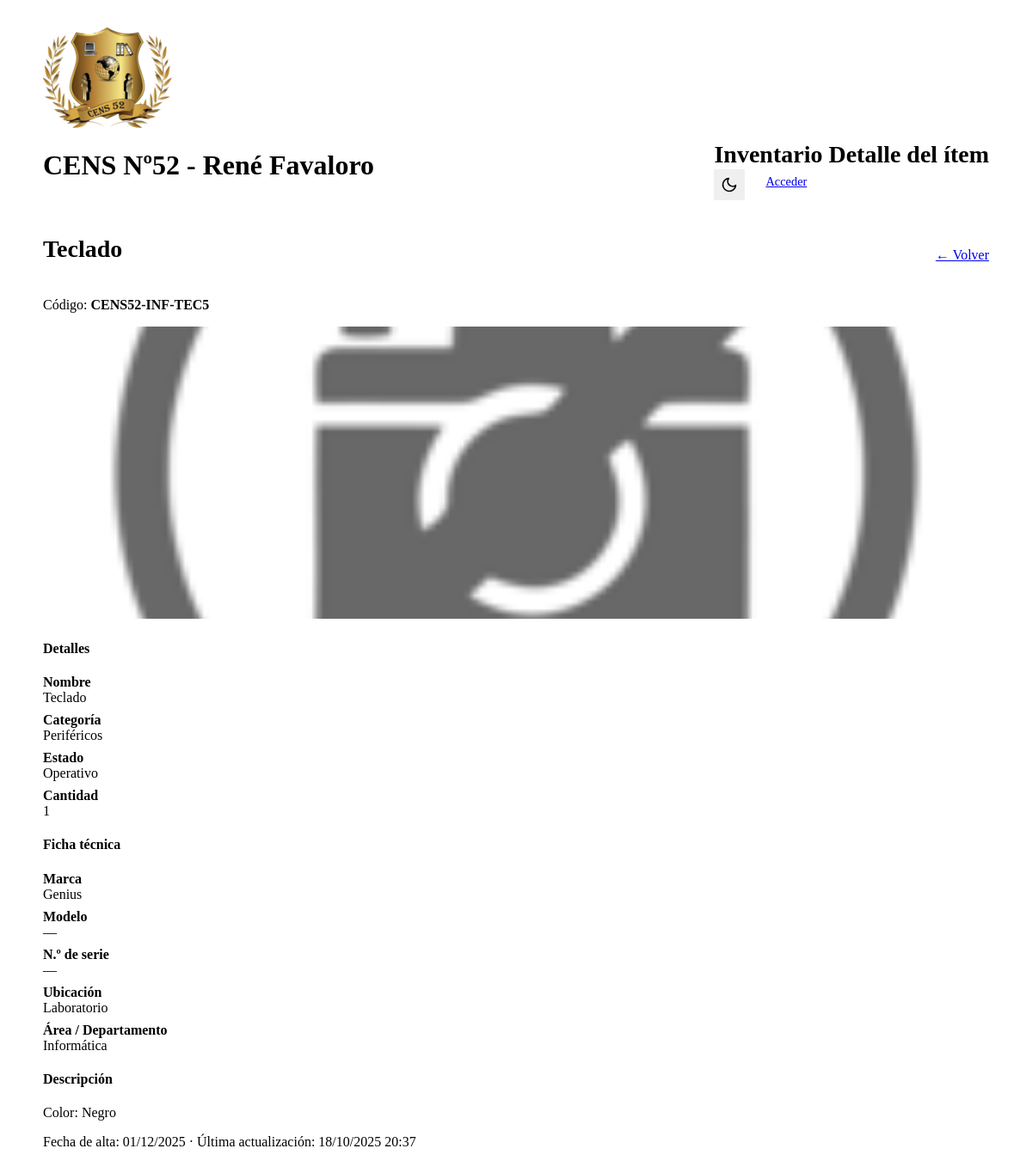
/ver.php?id=73, run on the app's committed database.
### tables this page shows
CREATE TABLE IF NOT EXISTS items (
  id                BIGINT UNSIGNED NOT NULL AUTO_INCREMENT,

   
  nombre            VARCHAR(160) NOT NULL,
  codigo            VARCHAR(64)  NOT NULL,
  marca_id          BIGINT UNSIGNED NULL,     
  modelo            VARCHAR(120) NULL,
  nro_serie         VARCHAR(160) NULL,
  cantidad          INT UNSIGNED NOT NULL DEFAULT 1,
  estado            VARCHAR(64)  NOT NULL DEFAULT 'operativo',  
  area_departamento VARCHAR(160) NULL,        
  fecha_alta        DATE         NULL,
  ubicacion         VARCHAR(160) NULL,
  descripcion       TEXT         NULL,
  categoria_id      BIGINT UNSIGNED NULL,     

   
  created_at        TIMESTAMP    NOT NULL DEFAULT CURRENT_TIMESTAMP,
  updated_at        TIMESTAMP    NOT NULL DEFAULT CURRENT_TIMESTAMP ON UPDATE CURRENT_TIMESTAMP,
  deleted_at        TIMESTAMP    NULL DEFAULT NULL,  

  CONSTRAINT pk_items PRIMARY KEY (id),
  CONSTRAINT fk_items_categoria FOREIGN KEY (categoria_id) REFERENCES categorias(id) ON UPDATE CASCADE ON DELETE SET NULL,
  CONSTRAINT fk_items_marca FOREIGN KEY (marca_id) REFERENCES marcas(id) ON UPDATE CASCADE ON DELETE SET NULL
);

CREATE TABLE IF NOT EXISTS categorias (
  id            BIGINT UNSIGNED NOT NULL AUTO_INCREMENT,
  nombre        VARCHAR(120)    NOT NULL,
  slug          VARCHAR(140)    GENERATED ALWAYS AS (LOWER(REPLACE(REPLACE(REPLACE(nombre, ' ', '-'), '_', '-'), '--','-'))) STORED,
  descripcion   VARCHAR(500)    NULL,
  parent_id     BIGINT UNSIGNED NULL,
  created_at    TIMESTAMP       NOT NULL DEFAULT CURRENT_TIMESTAMP,
  updated_at    TIMESTAMP       NOT NULL DEFAULT CURRENT_TIMESTAMP ON UPDATE CURRENT_TIMESTAMP,
  CONSTRAINT pk_categorias PRIMARY KEY (id),
  CONSTRAINT uq_categorias_nombre UNIQUE (nombre),
  CONSTRAINT fk_categorias_parent FOREIGN KEY (parent_id) REFERENCES categorias(id) ON UPDATE CASCADE ON DELETE SET NULL
);

CREATE TABLE IF NOT EXISTS marcas (
  id            BIGINT UNSIGNED NOT NULL AUTO_INCREMENT,
  nombre        VARCHAR(120)    NOT NULL,
  created_at    TIMESTAMP       NOT NULL DEFAULT CURRENT_TIMESTAMP,
  updated_at    TIMESTAMP       NOT NULL DEFAULT CURRENT_TIMESTAMP ON UPDATE CURRENT_TIMESTAMP,
  CONSTRAINT pk_marcas PRIMARY KEY (id),
  CONSTRAINT uq_marcas_nombre UNIQUE (nombre)
);

### public/ver.php (the view, shortened to what this page needs)
<?php
require __DIR__ . '/../app/bootstrap.php';
function h(?string $v): string
{
  return htmlspecialchars((string) $v, ENT_QUOTES, 'UTF-8');
}
$id = isset($_GET['id']) ? (int) $_GET['id'] : 0;
$stmt = $pdo->prepare("
SELECT i.*, c.nombre AS categoria, m.nombre AS marca
FROM items i
LEFT JOIN categorias c ON c.id = i.categoria_id
LEFT JOIN marcas m ON m.id = i.marca_id
WHERE i.id = :id AND i.deleted_at IS NULL
");
$stmt->execute([':id' => $id]);
$item = $stmt->fetch();
$imgs = $pdo->prepare("SELECT id, ruta, posicion FROM imagenes WHERE item_id = :id ORDER BY posicion ASC, id ASC");
$imgs->execute([':id' => $id]);
$imagenes = $imgs->fetchAll();
$fechaAlta = $item['fecha_alta'] ? date('d/m/Y', strtotime($item['fecha_alta'])) : '—';
$updatedAt = null;
if (!empty($item['updated_at'])) {
  try {
    $dt = new DateTime($item['updated_at'], new DateTimeZone('UTC'));
    $dt->setTimezone(new DateTimeZone('America/Argentina/Buenos_Aires'));
    $updatedAt = $dt->format('d/m/Y H:i');
  } catch (Exception $e) {
    $updatedAt = $item['updated_at'];
  }
}
?>
<!doctype html>
<html lang="es">
<head>
  <link rel="stylesheet" href="https://cdn.jsdelivr.net/npm/@picocss/pico@2/css/pico.min.css">
  <link rel="stylesheet" href="/assets/ui.css">
</head>
<body>
  <main class="app-container">
    <?php require __DIR__ . '/../app/header.php'; ?>
    <header class="page-header">
      <h2><?= h($item['nombre']) ?></h2>
      <div class="header-actions">
        <a href="index.php">← Volver</a>
      </div>
    </header>
    <p class="muted">Código: <strong><?= h($item['codigo']) ?></strong></p>
    <?php if ($imagenes): ?>
      <section style="margin:.75rem 0 1rem">
        <img class="hero-img" src="/uploads/<?= h($imagenes[0]['ruta']) ?>" alt="Imagen principal">
        <?php if (count($imagenes) > 1): ?>
          <div class="gallery" style="margin-top:.75rem">
            <?php foreach (array_slice($imagenes, 1) as $im): ?>
              <img class="thumb-sm" src="/uploads/<?= h($im['ruta']) ?>" alt="Imagen">
            <?php endforeach; ?>
          </div>
        <?php endif; ?>
      </section>
    <?php else: ?>
      <section style="margin:.75rem 0 1rem">
        <img class="hero-img" src="/assets/no_image.png" alt="Sin imagen">
      </section>
    <?php endif; ?>
    <section class="grid">
      <div>
        <h4>Detalles</h4>
        <dl class="kv">
          <dt>Nombre</dt>
          <dd><?= h($item['nombre']) ?></dd>
          <dt>Categoría</dt>
          <dd><?= h($item['categoria'] ?? '—') ?></dd>
          <dt>Estado</dt>
          <dd style="text-transform:capitalize;"><?= h($item['estado']) ?></dd>
          <dt>Cantidad</dt>
          <dd><?= (int) $item['cantidad'] ?></dd>
        </dl>
      </div>
      <div>
        <h4>Ficha técnica</h4>
        <dl class="kv">
          <dt>Marca</dt>
          <dd><?= h($item['marca'] ?? '—') ?></dd>
          <dt>Modelo</dt>
          <dd><?= h($item['modelo'] ?? '—') ?></dd>
          <dt>N.º de serie</dt>
          <dd><?= h($item['nro_serie'] ?? '—') ?></dd>
          <dt>Ubicación</dt>
          <dd><?= h($item['ubicacion'] ?? '—') ?></dd>
          <dt>Área / Departamento</dt>
          <dd><?= h($item['area_departamento'] ?? '—') ?></dd>
        </dl>
      </div>
    </section>
    <section>
      <h4>Descripción</h4>
      <p><?= nl2br(h($item['descripcion'] ?? '—')) ?></p>
      <p class="muted">
        Fecha de alta: <?= h($fechaAlta) ?>
        <?= $updatedAt ? ' · Última actualización: ' . h($updatedAt) : '' ?>
      </p>
    </section>
  </main>
</body>
</html>

### public/assets/ui.css (style rules this page uses)
.app-container { max-width: 1100px; margin-inline: auto; padding-inline: clamp(0.5rem, 2vw, 1rem); padding-block: clamp(0.75rem, 2vw, 2rem); overflow-x: hidden; }
.page-header { display: flex; align-items: flex-end; justify-content: space-between; gap: 1rem; margin-bottom: 1.5rem; flex-wrap: wrap; border-bottom: 1px solid var(--pico-muted-border-color); padding-bottom: 1rem; }
.page-header h2 { margin: 0; font-size: 1.75rem; line-height: 1.2; }
.page-header .header-actions { display: flex; gap: 0.5rem; }

### public/ver.php (style rules this page uses)
.hero-img { width: 100%; max-height: 340px; object-fit: cover; object-position: center; border-radius: 8px; border: 1px solid var(--pico-muted-border-color); }
dl.kv>dt { font-weight: 600; margin-top: 0.5rem; }
dl.kv>dd { margin: 0 0 .5rem 0; color: var(--pico-muted-color); }

### data on the page
items: nombre "Teclado", codigo "CENS52-INF-TEC5", categoria.nombre "Periféricos", estado "Operativo", cantidad "1", marca.nombre "Genius", modelo "—", nro_serie "—", ubicacion "Laboratorio", area_departamento "Informática", descripcion "Color: Negro", fecha_alta "01/12/2025", updated_at "18/10/2025 20:37"

### other printed values
$header_title "Detalle del ítem"
